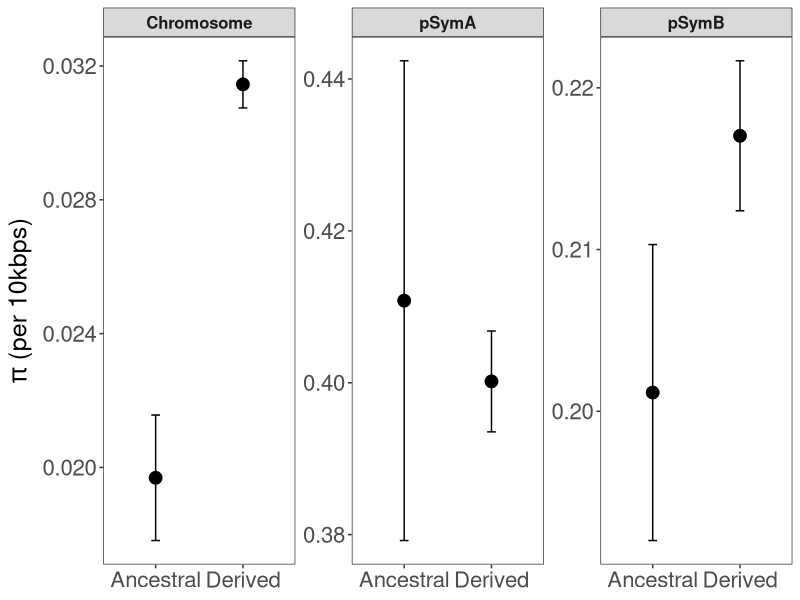
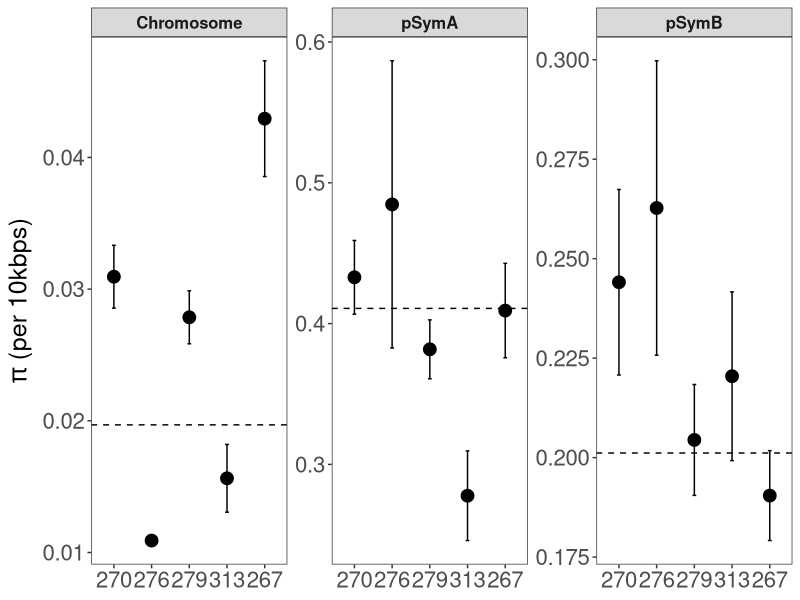

The R script that drew these images, in order:
## ---- chunk 1
knitr::opts_chunk$set(echo = TRUE)
## ---- chunk 2
library(tidyverse)
## ---- chunk 3
# full dataset
nuc_div_chrom <- read_csv("./Nucleotide_diversity_files/nuc_div_chrom.csv")
nuc_div_pSymA <- read_csv("./Nucleotide_diversity_files/nuc_div_pSymA.csv")
nuc_div_pSymB <- read_csv("./Nucleotide_diversity_files/nuc_div_pSymB.csv")

nuc_div <- rbind(nuc_div_chrom, nuc_div_pSymA, nuc_div_pSymB)

# calculate nucleotide differences
# We averaged all pairwise nucleotide differences across strains to
# obtain π, and divided it by the number of loci (variant and nonvariant)
# called by GATK to obtain per site values.

# rename genome regions
nuc_div$region <- recode_factor(nuc_div$chrom, 'CP021825.1'="Chromosome", 'CP021827.1'="pSymA", 'CP021828.1'="pSymB")

# add in total sites (both variant and invariant)
nuc_div$tot_sites <- ifelse(nuc_div$region == "Chromosome", 3667614, ifelse(nuc_div$region == "pSymA", 1279311, 1623934))
nuc_div$tot_sites <- as.numeric(nuc_div$tot_sites)

# calculate per site nuc div
nuc_div$nuc_diff <- (nuc_div$pairwise_geno)/(nuc_div$tot_sites)
nuc_div$nuc_diff.t <- (nuc_div$nuc_diff)*10000

# load isolate info file
iso_info <- read_csv("./Nucleotide_diversity_files/isolate_info_KH35c.csv", 
    col_types = cols(line_origin = col_factor(levels = c("anc1022", 
        "270", "276", "279", "313", "267")), 
        morph = col_factor(levels = c("EPS-", 
            "EPS+")),
        state = col_factor(levels = c("anc", "der"))))

# include population defs (state) in diversity dataset
nuc_div$state1 <- iso_info$state[match(nuc_div$samp1,iso_info$vcf_names)]
nuc_div$state2 <- iso_info$state[match(nuc_div$samp2,iso_info$vcf_names)]

# concatenate pops to get comp_type
nuc_div$state_comp <- do.call(paste, c(nuc_div[c("state1","state2")], sep = "vs"))

# include host_env in nuc_div dataset
nuc_div$host1 <- iso_info$line_origin[match(nuc_div$samp1,iso_info$vcf_names)]
nuc_div$host2 <- iso_info$line_origin[match(nuc_div$samp2,iso_info$vcf_names)]

# concatenate hosts to get host_comp_type
nuc_div$host_comp <- do.call(paste, c(nuc_div[c("host1","host2")], sep = "vs"))
## ---- chunk 4
div_sum_state <- nuc_div %>%
  group_by(region, state_comp) %>%
  summarise(mean_div = mean(nuc_diff.t), SE_div = (sd(nuc_diff.t)/sqrt(length(nuc_diff.t))),
            mean_pw = mean(pairwise_geno))
  
div_sum_state$state_comp <- recode_factor(div_sum_state$state_comp,'ancvsanc'="Ancestral",'dervsder'="Derived")

png(filename="./Nucleotide_diversity_files/nuc_div_state.png", units="px", width=863, height=235)

(plot <- ggplot(data=div_sum_state %>% filter(state_comp %in% c("Ancestral","Derived")),
                 aes(x=state_comp, y=mean_div, colour=state_comp)) + 
  geom_point(size=4, position = position_dodge(0.3), colour="black") + 
  geom_errorbar(aes(ymin=mean_div-SE_div, ymax=mean_div+SE_div), width=.1, 
                position = position_dodge(0.3), colour="black") +
  theme_bw() +
  xlab("Evolutionary state") + 
  ylab(expression(paste(pi, " (per 10kbps)"))) +
  facet_wrap(~region, scales="free") +
  scale_colour_discrete(name="Evolutionary state") +
  theme(axis.title.y = element_text(colour = "black", size = 18), 
        axis.text.y = element_text(size=16), 
        axis.title.x = element_blank(), 
        legend.title = element_text(colour="black", size=16, face="bold"),
        legend.text = element_text(colour="black", size=12),
        axis.text.x = element_text(size=16),
        legend.position="none",
        strip.text = element_text(size=12, face = "bold"),
        panel.grid.major = element_blank(), 
        panel.grid.minor = element_blank()))

dev.off()
## ---- chunk 5
div_sum_host <- nuc_div %>%
  group_by(region, host_comp) %>%
  summarise(mean_div = mean(nuc_diff.t), SE_div = (sd(nuc_diff.t)/sqrt(length(nuc_diff.t))),
            mean_pw = mean(pairwise_geno))
  
div_sum_host$host_comp <- recode_factor(div_sum_host$host_comp,'anc1022vsanc1022'="Ancestral",
                                        '270vs270'="270", '276vs276'="276", '279vs279'="279",
                                        '313vs313'="313", '267vs267'="267")

png(filename="./Nucleotide_diversity_files/nuc_div_host.png", units="px", width=945, height=275)

(plot <- ggplot(data=div_sum_host %>% filter(host_comp %in% c("270","276","279","313","267")),
                 aes(x=host_comp, y=mean_div, colour=host_comp)) + 
  geom_point(size=4, position = position_dodge(0.3), colour="black") + 
  geom_errorbar(aes(ymin=mean_div-SE_div, ymax=mean_div+SE_div), width=.1, 
                position = position_dodge(0.3), colour="black") +
  geom_hline(data=div_sum_host %>% filter(host_comp == "Ancestral"),
                                          aes(yintercept = mean_div), linetype = 2, color = "black") +
  theme_bw() +
  xlab("Evolutionary host") + 
  ylab(expression(paste(pi, " (per 10kbps)"))) +
  facet_wrap(~region, scales="free") +
  scale_colour_discrete(name="Evolutionary host") +
  theme(axis.title.y = element_text(colour = "black", size = 18), 
        axis.text.y = element_text(size=16), 
        axis.title.x = element_blank(), 
        legend.title = element_text(colour="black", size=16, face="bold"),
        legend.text = element_text(colour="black", size=12),
        axis.text.x = element_text(size=16),
        legend.position="none",
        strip.text = element_text(size=12, face = "bold"),
        panel.grid.major = element_blank(), 
        panel.grid.minor = element_blank()))

dev.off()
